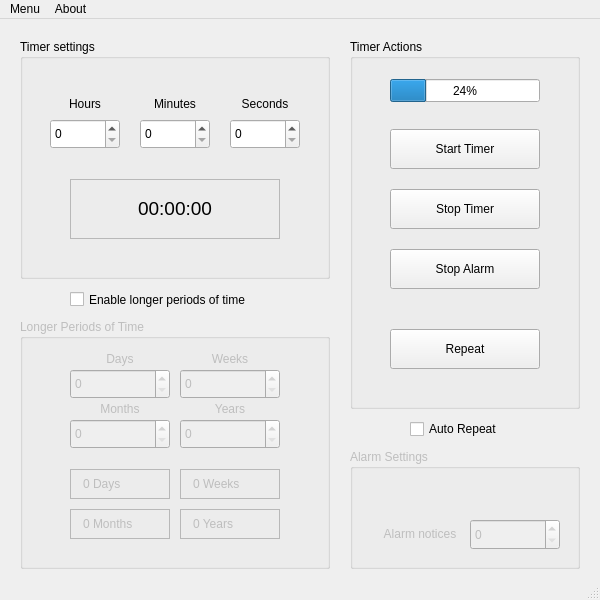
<?xml version="1.0" encoding="UTF-8"?>
<ui version="4.0">
 <class>MainWindow</class>
 <widget class="QMainWindow" name="MainWindow">
  <property name="enabled">
   <bool>true</bool>
  </property>
  <property name="geometry">
   <rect>
    <x>0</x>
    <y>0</y>
    <width>600</width>
    <height>600</height>
   </rect>
  </property>
  <property name="windowTitle">
   <string>MainWindow</string>
  </property>
  <widget class="QWidget" name="centralwidget">
   <widget class="QGroupBox" name="groupBox_timer_settings">
    <property name="geometry">
     <rect>
      <x>20</x>
      <y>20</y>
      <width>310</width>
      <height>240</height>
     </rect>
    </property>
    <property name="title">
     <string>Timer settings</string>
    </property>
    <widget class="QLabel" name="label_input_seconds">
     <property name="geometry">
      <rect>
       <x>210</x>
       <y>50</y>
       <width>70</width>
       <height>30</height>
      </rect>
     </property>
     <property name="text">
      <string>Seconds</string>
     </property>
     <property name="alignment">
      <set>Qt::AlignCenter</set>
     </property>
     <property name="margin">
      <number>0</number>
     </property>
     <property name="indent">
      <number>0</number>
     </property>
    </widget>
    <widget class="QLabel" name="label_input_minutes">
     <property name="geometry">
      <rect>
       <x>120</x>
       <y>50</y>
       <width>70</width>
       <height>30</height>
      </rect>
     </property>
     <property name="text">
      <string>Minutes</string>
     </property>
     <property name="alignment">
      <set>Qt::AlignCenter</set>
     </property>
     <property name="margin">
      <number>0</number>
     </property>
     <property name="indent">
      <number>0</number>
     </property>
    </widget>
    <widget class="QLabel" name="label_input_hours">
     <property name="geometry">
      <rect>
       <x>30</x>
       <y>50</y>
       <width>70</width>
       <height>30</height>
      </rect>
     </property>
     <property name="text">
      <string>Hours</string>
     </property>
     <property name="alignment">
      <set>Qt::AlignCenter</set>
     </property>
     <property name="margin">
      <number>0</number>
     </property>
     <property name="indent">
      <number>0</number>
     </property>
    </widget>
    <widget class="QSpinBox" name="spinBox_input_hours">
     <property name="geometry">
      <rect>
       <x>30</x>
       <y>80</y>
       <width>70</width>
       <height>30</height>
      </rect>
     </property>
     <property name="inputMethodHints">
      <set>Qt::ImhDigitsOnly</set>
     </property>
    </widget>
    <widget class="QSpinBox" name="spinBox_input_minutes">
     <property name="geometry">
      <rect>
       <x>120</x>
       <y>80</y>
       <width>70</width>
       <height>30</height>
      </rect>
     </property>
     <property name="inputMethodHints">
      <set>Qt::ImhDigitsOnly</set>
     </property>
    </widget>
    <widget class="QSpinBox" name="spinBox_input_seconds">
     <property name="geometry">
      <rect>
       <x>210</x>
       <y>80</y>
       <width>70</width>
       <height>30</height>
      </rect>
     </property>
     <property name="inputMethodHints">
      <set>Qt::ImhDigitsOnly</set>
     </property>
    </widget>
    <widget class="QFrame" name="frame_time_remaining">
     <property name="geometry">
      <rect>
       <x>50</x>
       <y>140</y>
       <width>210</width>
       <height>60</height>
      </rect>
     </property>
     <property name="frameShape">
      <enum>QFrame::StyledPanel</enum>
     </property>
     <property name="frameShadow">
      <enum>QFrame::Raised</enum>
     </property>
     <widget class="QLabel" name="label_time_remaining">
      <property name="geometry">
       <rect>
        <x>10</x>
        <y>10</y>
        <width>190</width>
        <height>40</height>
       </rect>
      </property>
      <property name="font">
       <font>
        <pointsize>14</pointsize>
       </font>
      </property>
      <property name="text">
       <string>&lt;html&gt;&lt;head/&gt;&lt;body&gt;&lt;p&gt;00:00:00&lt;/p&gt;&lt;/body&gt;&lt;/html&gt;</string>
      </property>
      <property name="scaledContents">
       <bool>false</bool>
      </property>
      <property name="alignment">
       <set>Qt::AlignCenter</set>
      </property>
     </widget>
    </widget>
   </widget>
   <widget class="QGroupBox" name="groupBox_timer_actions">
    <property name="geometry">
     <rect>
      <x>350</x>
      <y>20</y>
      <width>230</width>
      <height>370</height>
     </rect>
    </property>
    <property name="title">
     <string>Timer Actions</string>
    </property>
    <widget class="QPushButton" name="pushButton_start_timer">
     <property name="geometry">
      <rect>
       <x>40</x>
       <y>90</y>
       <width>150</width>
       <height>40</height>
      </rect>
     </property>
     <property name="text">
      <string>Start Timer</string>
     </property>
    </widget>
    <widget class="QPushButton" name="pushButton_stop_timer">
     <property name="geometry">
      <rect>
       <x>40</x>
       <y>150</y>
       <width>150</width>
       <height>40</height>
      </rect>
     </property>
     <property name="text">
      <string>Stop Timer</string>
     </property>
    </widget>
    <widget class="QPushButton" name="pushButton_stop_alarm">
     <property name="geometry">
      <rect>
       <x>40</x>
       <y>210</y>
       <width>150</width>
       <height>40</height>
      </rect>
     </property>
     <property name="text">
      <string>Stop Alarm</string>
     </property>
    </widget>
    <widget class="QPushButton" name="pushButton_repeat">
     <property name="geometry">
      <rect>
       <x>40</x>
       <y>290</y>
       <width>150</width>
       <height>40</height>
      </rect>
     </property>
     <property name="text">
      <string>Repeat</string>
     </property>
    </widget>
    <widget class="QProgressBar" name="progressBar_progress_timer">
     <property name="geometry">
      <rect>
       <x>40</x>
       <y>40</y>
       <width>150</width>
       <height>23</height>
      </rect>
     </property>
     <property name="value">
      <number>24</number>
     </property>
    </widget>
   </widget>
   <widget class="QGroupBox" name="groupBox_longer_time_periods">
    <property name="enabled">
     <bool>false</bool>
    </property>
    <property name="geometry">
     <rect>
      <x>20</x>
      <y>300</y>
      <width>310</width>
      <height>250</height>
     </rect>
    </property>
    <property name="tabletTracking">
     <bool>false</bool>
    </property>
    <property name="acceptDrops">
     <bool>false</bool>
    </property>
    <property name="title">
     <string>Longer Periods of Time</string>
    </property>
    <widget class="QLabel" name="label_input_days">
     <property name="geometry">
      <rect>
       <x>50</x>
       <y>30</y>
       <width>100</width>
       <height>20</height>
      </rect>
     </property>
     <property name="text">
      <string>Days</string>
     </property>
     <property name="alignment">
      <set>Qt::AlignCenter</set>
     </property>
     <property name="margin">
      <number>0</number>
     </property>
     <property name="indent">
      <number>0</number>
     </property>
    </widget>
    <widget class="QSpinBox" name="spinBox_input_days">
     <property name="geometry">
      <rect>
       <x>50</x>
       <y>50</y>
       <width>100</width>
       <height>30</height>
      </rect>
     </property>
     <property name="inputMethodHints">
      <set>Qt::ImhDigitsOnly</set>
     </property>
    </widget>
    <widget class="QSpinBox" name="spinBox_input_months">
     <property name="geometry">
      <rect>
       <x>50</x>
       <y>100</y>
       <width>100</width>
       <height>30</height>
      </rect>
     </property>
     <property name="inputMethodHints">
      <set>Qt::ImhDigitsOnly</set>
     </property>
    </widget>
    <widget class="QLabel" name="label_input_months">
     <property name="geometry">
      <rect>
       <x>50</x>
       <y>80</y>
       <width>100</width>
       <height>20</height>
      </rect>
     </property>
     <property name="text">
      <string>Months</string>
     </property>
     <property name="alignment">
      <set>Qt::AlignCenter</set>
     </property>
     <property name="margin">
      <number>0</number>
     </property>
     <property name="indent">
      <number>0</number>
     </property>
    </widget>
    <widget class="QSpinBox" name="spinBox_input_years">
     <property name="geometry">
      <rect>
       <x>160</x>
       <y>100</y>
       <width>100</width>
       <height>30</height>
      </rect>
     </property>
     <property name="inputMethodHints">
      <set>Qt::ImhDigitsOnly</set>
     </property>
    </widget>
    <widget class="QLabel" name="label_input_weeks">
     <property name="geometry">
      <rect>
       <x>160</x>
       <y>30</y>
       <width>100</width>
       <height>20</height>
      </rect>
     </property>
     <property name="text">
      <string>Weeks</string>
     </property>
     <property name="alignment">
      <set>Qt::AlignCenter</set>
     </property>
     <property name="margin">
      <number>0</number>
     </property>
     <property name="indent">
      <number>0</number>
     </property>
    </widget>
    <widget class="QSpinBox" name="spinBox_input_weeks">
     <property name="geometry">
      <rect>
       <x>160</x>
       <y>50</y>
       <width>100</width>
       <height>30</height>
      </rect>
     </property>
     <property name="inputMethodHints">
      <set>Qt::ImhDigitsOnly</set>
     </property>
    </widget>
    <widget class="QLabel" name="label_input_years">
     <property name="geometry">
      <rect>
       <x>160</x>
       <y>80</y>
       <width>100</width>
       <height>20</height>
      </rect>
     </property>
     <property name="text">
      <string>Years</string>
     </property>
     <property name="alignment">
      <set>Qt::AlignCenter</set>
     </property>
     <property name="margin">
      <number>0</number>
     </property>
     <property name="indent">
      <number>0</number>
     </property>
    </widget>
    <widget class="QLabel" name="label_remaining_weeks">
     <property name="geometry">
      <rect>
       <x>160</x>
       <y>150</y>
       <width>100</width>
       <height>30</height>
      </rect>
     </property>
     <property name="frameShape">
      <enum>QFrame::StyledPanel</enum>
     </property>
     <property name="frameShadow">
      <enum>QFrame::Raised</enum>
     </property>
     <property name="text">
      <string>0 Weeks</string>
     </property>
     <property name="textFormat">
      <enum>Qt::AutoText</enum>
     </property>
     <property name="scaledContents">
      <bool>false</bool>
     </property>
     <property name="alignment">
      <set>Qt::AlignLeading|Qt::AlignLeft|Qt::AlignVCenter</set>
     </property>
     <property name="margin">
      <number>5</number>
     </property>
     <property name="indent">
      <number>12</number>
     </property>
     <property name="openExternalLinks">
      <bool>false</bool>
     </property>
    </widget>
    <widget class="QLabel" name="label_remaining_years">
     <property name="geometry">
      <rect>
       <x>160</x>
       <y>190</y>
       <width>100</width>
       <height>30</height>
      </rect>
     </property>
     <property name="frameShape">
      <enum>QFrame::StyledPanel</enum>
     </property>
     <property name="frameShadow">
      <enum>QFrame::Raised</enum>
     </property>
     <property name="text">
      <string>0 Years</string>
     </property>
     <property name="textFormat">
      <enum>Qt::AutoText</enum>
     </property>
     <property name="scaledContents">
      <bool>false</bool>
     </property>
     <property name="alignment">
      <set>Qt::AlignLeading|Qt::AlignLeft|Qt::AlignVCenter</set>
     </property>
     <property name="margin">
      <number>5</number>
     </property>
     <property name="indent">
      <number>12</number>
     </property>
     <property name="openExternalLinks">
      <bool>false</bool>
     </property>
    </widget>
    <widget class="QLabel" name="label_remaining_months">
     <property name="geometry">
      <rect>
       <x>50</x>
       <y>190</y>
       <width>100</width>
       <height>30</height>
      </rect>
     </property>
     <property name="frameShape">
      <enum>QFrame::StyledPanel</enum>
     </property>
     <property name="frameShadow">
      <enum>QFrame::Raised</enum>
     </property>
     <property name="text">
      <string>0 Months</string>
     </property>
     <property name="textFormat">
      <enum>Qt::AutoText</enum>
     </property>
     <property name="scaledContents">
      <bool>false</bool>
     </property>
     <property name="alignment">
      <set>Qt::AlignLeading|Qt::AlignLeft|Qt::AlignVCenter</set>
     </property>
     <property name="margin">
      <number>5</number>
     </property>
     <property name="indent">
      <number>12</number>
     </property>
     <property name="openExternalLinks">
      <bool>false</bool>
     </property>
    </widget>
    <widget class="QLabel" name="label_remaining_days">
     <property name="geometry">
      <rect>
       <x>50</x>
       <y>150</y>
       <width>100</width>
       <height>30</height>
      </rect>
     </property>
     <property name="frameShape">
      <enum>QFrame::StyledPanel</enum>
     </property>
     <property name="frameShadow">
      <enum>QFrame::Raised</enum>
     </property>
     <property name="text">
      <string>0 Days</string>
     </property>
     <property name="textFormat">
      <enum>Qt::AutoText</enum>
     </property>
     <property name="scaledContents">
      <bool>false</bool>
     </property>
     <property name="alignment">
      <set>Qt::AlignLeading|Qt::AlignLeft|Qt::AlignVCenter</set>
     </property>
     <property name="margin">
      <number>5</number>
     </property>
     <property name="indent">
      <number>12</number>
     </property>
     <property name="openExternalLinks">
      <bool>false</bool>
     </property>
    </widget>
   </widget>
   <widget class="QGroupBox" name="groupBox_alarm_settings">
    <property name="enabled">
     <bool>false</bool>
    </property>
    <property name="geometry">
     <rect>
      <x>350</x>
      <y>430</y>
      <width>230</width>
      <height>120</height>
     </rect>
    </property>
    <property name="title">
     <string>Alarm Settings</string>
    </property>
    <widget class="QLabel" name="label_alarm_notices">
     <property name="geometry">
      <rect>
       <x>20</x>
       <y>70</y>
       <width>100</width>
       <height>30</height>
      </rect>
     </property>
     <property name="text">
      <string>Alarm notices</string>
     </property>
     <property name="alignment">
      <set>Qt::AlignCenter</set>
     </property>
     <property name="margin">
      <number>0</number>
     </property>
     <property name="indent">
      <number>0</number>
     </property>
    </widget>
    <widget class="QSpinBox" name="spinBox_input_alarm_notices">
     <property name="geometry">
      <rect>
       <x>120</x>
       <y>70</y>
       <width>90</width>
       <height>31</height>
      </rect>
     </property>
    </widget>
   </widget>
   <widget class="QCheckBox" name="checkBox_longer_time_periods">
    <property name="geometry">
     <rect>
      <x>70</x>
      <y>270</y>
      <width>210</width>
      <height>21</height>
     </rect>
    </property>
    <property name="font">
     <font>
      <weight>50</weight>
      <italic>false</italic>
      <bold>false</bold>
      <underline>false</underline>
      <strikeout>false</strikeout>
     </font>
    </property>
    <property name="cursor">
     <cursorShape>ArrowCursor</cursorShape>
    </property>
    <property name="layoutDirection">
     <enum>Qt::LeftToRight</enum>
    </property>
    <property name="text">
     <string>Enable longer periods of time</string>
    </property>
   </widget>
   <widget class="QCheckBox" name="checkBox_auto_repeat">
    <property name="geometry">
     <rect>
      <x>410</x>
      <y>400</y>
      <width>110</width>
      <height>20</height>
     </rect>
    </property>
    <property name="font">
     <font>
      <weight>50</weight>
      <italic>false</italic>
      <bold>false</bold>
      <underline>false</underline>
      <strikeout>false</strikeout>
     </font>
    </property>
    <property name="cursor">
     <cursorShape>ArrowCursor</cursorShape>
    </property>
    <property name="toolTip">
     <string>&lt;html&gt;&lt;head/&gt;&lt;body&gt;&lt;p&gt;Will run the alert a specified amount of times.&lt;/p&gt;&lt;p&gt;Restarts the timer without clicking 'Repeat'.&lt;/p&gt;&lt;/body&gt;&lt;/html&gt;</string>
    </property>
    <property name="layoutDirection">
     <enum>Qt::LeftToRight</enum>
    </property>
    <property name="text">
     <string>Auto Repeat</string>
    </property>
   </widget>
  </widget>
  <widget class="QMenuBar" name="menubar">
   <property name="geometry">
    <rect>
     <x>0</x>
     <y>0</y>
     <width>600</width>
     <height>29</height>
    </rect>
   </property>
   <widget class="QMenu" name="appmenu_menu">
    <property name="title">
     <string>Menu</string>
    </property>
    <addaction name="appmenu_menu_quit"/>
   </widget>
   <widget class="QMenu" name="appmenu_about">
    <property name="title">
     <string>About</string>
    </property>
    <addaction name="appmenu_about_creator"/>
    <addaction name="separator"/>
    <addaction name="menu_about_app"/>
   </widget>
   <addaction name="appmenu_menu"/>
   <addaction name="appmenu_about"/>
  </widget>
  <widget class="QStatusBar" name="statusbar"/>
  <action name="appmenu_menu_quit">
   <property name="text">
    <string>Quit</string>
   </property>
  </action>
  <action name="appmenu_about_creator">
   <property name="text">
    <string>Creator</string>
   </property>
  </action>
  <action name="menu_about_app">
   <property name="text">
    <string>App</string>
   </property>
  </action>
 </widget>
 <resources/>
 <connections/>
</ui>
